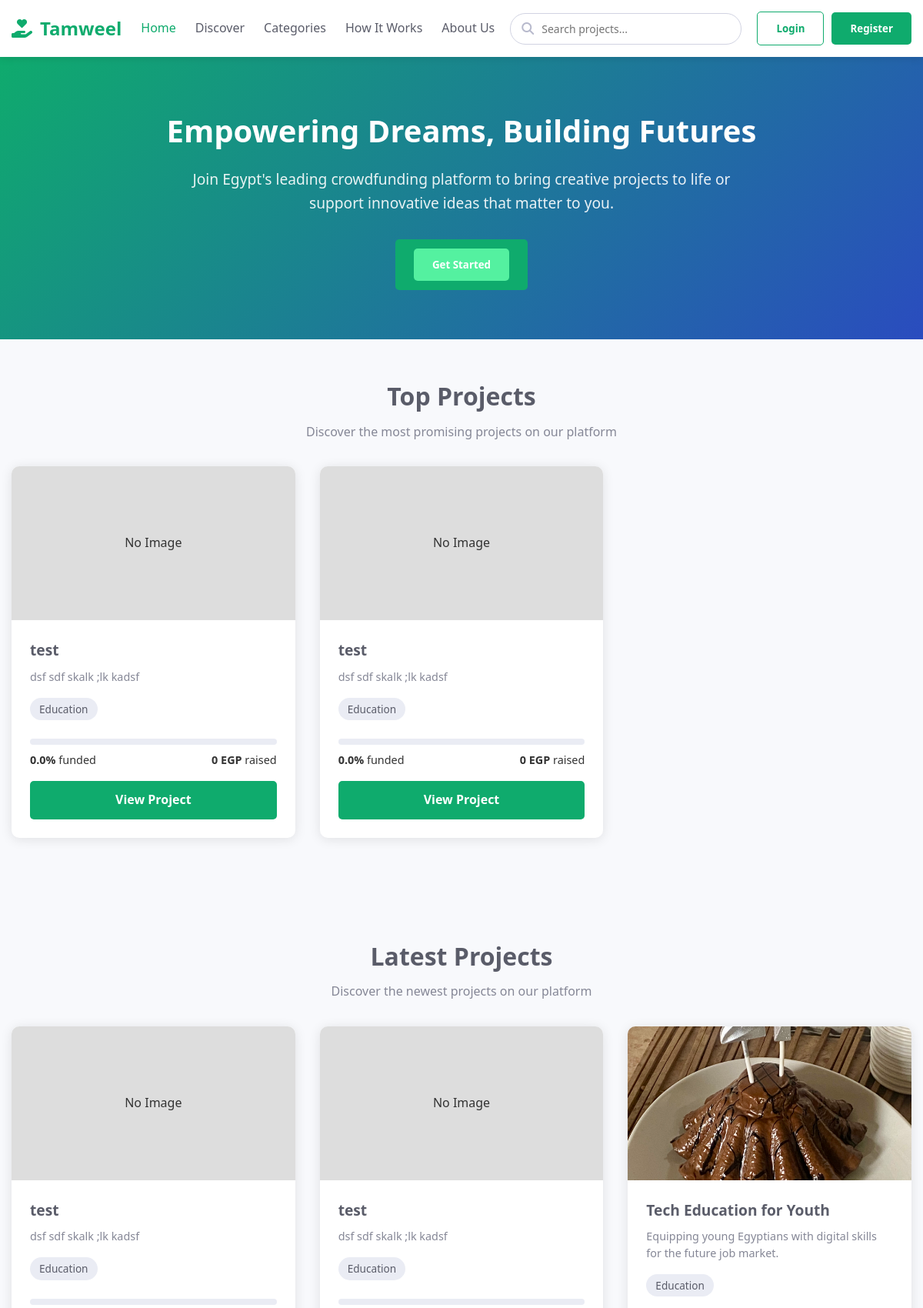
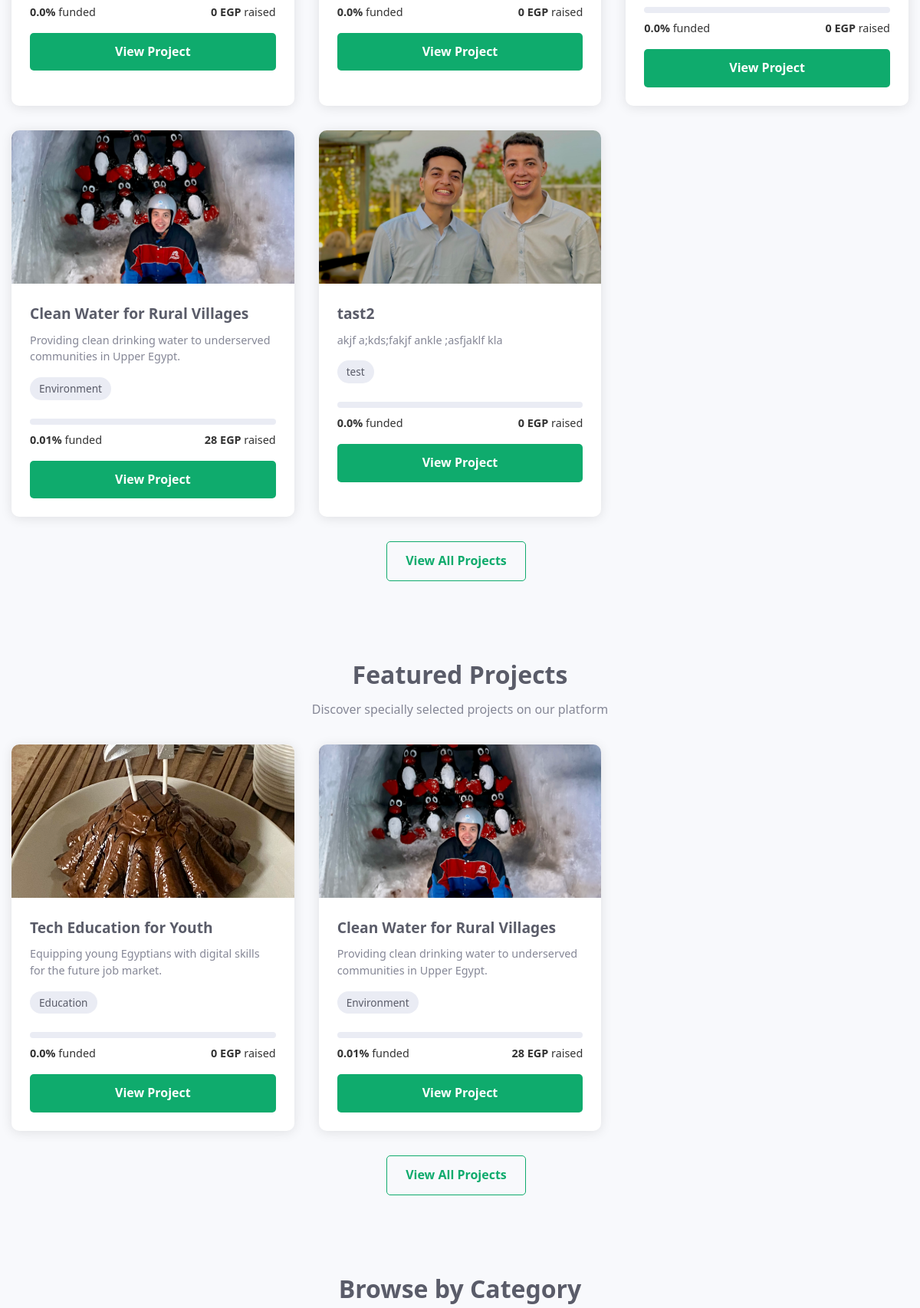
The page / (upper part) on the database its author committed (2 pictures, top to bottom).
### crowdfunding/models.py (models this page shows, shortened)
class Project(models.Model):
    creator = models.ForeignKey(User, on_delete=models.CASCADE, related_name='projects')
    title = models.CharField(max_length=255)
    details = models.TextField()
    category = models.ForeignKey(Category, on_delete=models.SET_NULL, null=True, related_name='projects')
    total_target = models.PositiveBigIntegerField()
    start_time = models.DateTimeField(default=timezone.now)
    end_time = models.DateTimeField()
    tags = models.ManyToManyField(Tag, blank=True)
    featured = models.BooleanField(default=False)
    is_canceled = models.BooleanField(default=False)
    created_at = models.DateTimeField(auto_now_add=True)
    def total_donated(self):
        return self.donations.aggregate(total=models.Sum('amount'))['total'] or 0
    def donation_percentage(self):
        if self.total_target==0: return 0
        return round(self.total_donated()*100/self.total_target,2)

class Category(models.Model):
    name = models.CharField(max_length=100, unique=True)
    slug = models.SlugField(max_length=120, unique=True, blank=True, null=True)

class ProjectImage(models.Model):
    project = models.ForeignKey(Project, on_delete=models.CASCADE, related_name='images')
    image = models.ImageField(upload_to='projects/')

### crowdfunding/views.py (the view)
# urls.py: path('', views.home, name='home'),
def home(request):
    top_rated = Project.objects.filter(is_canceled=False, end_time__gt=timezone.now())\
    .annotate(avg=Avg('ratings__value'))\
    .order_by('-avg')[:5]
    latest_projects = Project.objects.filter(is_canceled=False).order_by('-created_at')[:5]
    featured_projects = Project.objects.filter(featured=True, is_canceled=False).order_by('-created_at')[:5]
    categories = Category.objects.all()
    project_list = Project.objects.filter(is_canceled=False)
    search_filter = ProjectFilter(request.GET, queryset=project_list)
    return render(request, 'home1.html', {
        'top_rated_projects': top_rated,
        'latest_projects': latest_projects,
        'featured_projects': featured_projects,
        'categories': categories,
        'search_filter': search_filter,
        'search_results': search_filter.qs,
    })

### mycrowd/context_processors.py (called while the page is built)
def stripe_public_key(request):
    return {'STRIPE_PUBLIC_KEY': getattr(settings, 'STRIPE_PUBLIC_KEY', '')}

def recaptcha_site_key(request):
    return {'RECAPTCHA_SITE_KEY': getattr(settings, 'GOOGLE_RECAPTCHA_SITE_KEY', '')}

### templates/home1.html (shortened to what this page needs)
{% extends 'base.html' %}
{% load static %}
{% block content %}
<div class="page-content active" id="home">
    <section class="hero">
        <div class="container">
            <h1>Empowering Dreams, Building Futures</h1>
            <p>Join Egypt's leading crowdfunding platform to bring creative projects to life or support innovative ideas that matter to you.</p>
            {% if user.is_authenticated %}
                <a href="{% url 'crowdfunding:create_project' %}" class="btn btn-primary">
                    <button class="btn btn-success">Start a Project</button>
                </a>
            {% else %}
                <a href="{% url 'accounts:register' %}" class="btn btn-primary">
                    <button class="btn btn-success">Get Started</button>
                </a>
            {% endif %}
        </div>
    </section>
    <section class="section">
        <div class="container">
            <div class="section-title">
                <h2>Top Projects</h2>
                <p>Discover the most promising projects on our platform</p>
            </div>
            <div class="projects-grid">
                {% for project in top_rated_projects %}
                <div class="project-card">
                    {% if project.images.first %}
                        <div class="project-image">
                            <img src="{{ project.images.first.image.url }}" alt="{{ project.title }}">
                        </div>
                    {% else %}
                        <div class="project-image" style="background:#ddd; height: 200px; display: flex; align-items: center; justify-content: center;">
                            <span>No Image</span>
                        </div>
                    {% endif %}
                    <div class="project-content">
                        <h3 class="project-title">{{ project.title }}</h3>
                        <p class="project-description">{{ project.details|truncatewords:20 }}</p>
                        <div class="project-tags">
                            <span class="tag">{{ project.category.name }}</span>
                        </div>
                        <div class="project-progress">
                        </div>
                        <div class="project-stats">
                            <span><strong>{{ project.donation_percentage }}%</strong> funded</span>
                            <span><strong>{{ project.total_donated }} EGP</strong> raised</span>
                        </div>
                        <a href="{% url 'crowdfunding:project_detail' project.pk %}" class="btn btn-primary" style="width: 100%;">View Project</a>
                    </div>
                </div>
                {% empty %}
                <div class="empty-state">
                    <p>No top-rated projects available at the moment.</p>
                </div>
                {% endfor %}
            </div>
        </div>
    </section>
    <section class="section">
        <div class="container">
            <div class="section-title">
                <h2>Latest Projects</h2>
                <p>Discover the newest projects on our platform</p>
            </div>
            <div class="projects-grid">
                {% for project in latest_projects %}
                <div class="project-card">
                    {% if project.images.first %}
                        <div class="project-image">
                            <img src="{{ project.images.first.image.url }}" alt="{{ project.title }}">
                        </div>
                    {% else %}
                        <div class="project-image" style="background:#ddd; height: 200px; display: flex; align-items: center; justify-content: center;">
                            <span>No Image</span>
                        </div>
                    {% endif %}
                    <div class="project-content">
                        <h3 class="project-title">{{ project.title }}</h3>
                        <p class="project-description">{{ project.details|truncatewords:20 }}</p>
                        <div class="project-tags">
                            <span class="tag">{{ project.category.name }}</span>
                        </div>
                        <div class="project-progress">
                        </div>
                        <div class="project-stats">
                            <span><strong>{{ project.donation_percentage }}%</strong> funded</span>
                            <span><strong>{{ project.total_donated }} EGP</strong> raised</span>
                        </div>
                        <a href="{% url 'crowdfunding:project_detail' project.pk %}" class="btn btn-primary" style="width: 100%;">View Project</a>
                    </div>
                </div>
                {% empty %}
                <div class="empty-state">
                    <p>No latest projects available at the moment.</p>
                </div>
                {% endfor %}
            </div>
            <div class="text-center mt-4">
                <a href="#" class="btn btn-outline">View All Projects</a>
            </div>
        </div>
    </section>
    <section class="section">
        <div class="container">
            <div class="section-title">
                <h2>Featured Projects</h2>
                <p>Discover specially selected projects on our platform</p>
            </div>
            <div class="projects-grid">
                {% for project in featured_projects %}
                <div class="project-card">
                    {% if project.images.first %}
                        <div class="project-image">
                            <img src="{{ project.images.first.image.url }}" alt="{{ project.title }}">
                        </div>
                    {% else %}
                        <div class="project-image" style="background:#ddd; height: 200px; display: flex; align-items: center; justify-content: center;">
                            <span>No Image</span>
                        </div>
                    {% endif %}
                    <div class="project-content">
                        <h3 class="project-title">{{ project.title }}</h3>
                        <p class="project-description">{{ project.details|truncatewords:20 }}</p>
                        <div class="project-tags">
                            <span class="tag">{{ project.category.name }}</span>
                        </div>
                        <div class="project-progress">
                        </div>
                        <div class="project-stats">
                            <span><strong>{{ project.donation_percentage }}%</strong> funded</span>
                            <span><strong>{{ project.total_donated }} EGP</strong> raised</span>
                        </div>
                        <a href="{% url 'crowdfunding:project_detail' project.pk %}" class="btn btn-primary" style="width: 100%;">View Project</a>
                    </div>
                </div>
                {% empty %}
                <div class="empty-state">
                    <p>No featured projects available at the moment.</p>
                </div>
                {% endfor %}
            </div>
            <div class="text-center mt-4">
                <a href="#" class="btn btn-outline">View All Projects</a>
            </div>
        </div>
    </section>
    <section class="section">
        <div class="container">
            <div class="section-title">
                <h2>Browse by Category</h2>
            </div>
        </div>
    </section>
</div>
{% endblock %}

### static/Styles/home.css (style rules this page uses)
:root { --primary: #0fab6d; --secondary: #2d6cff; --success: #54f1a0; --info: #0f622f; --warning: #f6c23e; --danger: #e74a3b; --light: #f8f9fc; --dark: #5a5c69; --gray: #858796; }
* { margin: 0; padding: 0; box-sizing: border-box; font-family: 'Segoe UI', Tahoma, Geneva, Verdana, sans-serif; }
body { background-color: #f8f9fc; color: #333; line-height: 1.6; }
.container { width: 100%; max-width: 1200px; margin: 0 auto; padding: 0 15px; }
.btn { padding: 8px 20px; border-radius: 4px; text-decoration: none; font-weight: 500; transition: all 0.3s; border: none; cursor: pointer; }
.btn-outline { border: 1px solid var(--primary); color: var(--primary); background: transparent; margin-right: 10px; }
.btn-primary { background-color: var(--primary); color: white; }
.btn-success { background-color: var(--success); color: white; }
.hero { background: linear-gradient(135deg, var(--primary) 0%, var(--secondary) 100%); color: white; padding: 80px 0; text-align: center; }
.hero h1 { font-size: 2.5rem; margin-bottom: 20px; }
.hero p { font-size: 1.2rem; max-width: 700px; margin: 0 auto 30px; }
.section { padding: 60px 0; }
.section-title { text-align: center; margin-bottom: 40px; }
.section-title h2 { font-size: 2rem; color: var(--dark); margin-bottom: 15px; }
.section-title p { color: var(--gray); max-width: 700px; margin: 0 auto; }
.projects-grid { display: grid; grid-template-columns: repeat(auto-fill, minmax(300px, 1fr)); gap: 25px; }
.project-card { background: white; border-radius: 8px; overflow: hidden; box-shadow: 0 4px 15px rgba(0, 0, 0, 0.1); transition: transform 0.3s; }
.project-image { height: 200px; overflow: hidden; }
.project-image img { width: 100%; height: 100%; object-fit: cover; transition: transform 0.5s; }
.project-content { padding: 20px; }
.project-title { font-size: 1.2rem; margin-bottom: 10px; color: var(--dark); }
.project-description { color: var(--gray); margin-bottom: 15px; font-size: 0.9rem; }
.project-progress { height: 8px; background-color: #e9ecef; border-radius: 4px; margin-bottom: 15px; overflow: hidden; }
.project-stats { display: flex; justify-content: space-between; margin-bottom: 15px; font-size: 0.9rem; }
.project-tags { display: flex; flex-wrap: wrap; margin-bottom: 15px; }
.tag { background-color: #eaecf4; color: var(--dark); padding: 4px 10px; border-radius: 20px; font-size: 0.8rem; margin-right: 8px; margin-bottom: 8px; }
.page-content { display: none; }
.page-content.active { display: block; }
.text-center { text-align: center; }
.mt-4 { margin-top: 1.5rem; }

### templates/home1.html (style rules this page uses)
.hero { background: linear-gradient(135deg, var(--primary) 0%, #2a4cbf 100%); color: white; padding: 4rem 0; text-align: center; }
.hero h1 { font-size: 2.5rem; margin-bottom: 1rem; font-weight: 700; }
.hero p { font-size: 1.2rem; margin-bottom: 2rem; opacity: 0.9; }
.section { padding: 3rem 0; }
.section-title { text-align: center; margin-bottom: 2rem; }
.section-title h2 { font-size: 2rem; color: var(--dark); margin-bottom: 0.5rem; }
.section-title p { color: var(--gray); }
.projects-grid { display: grid; grid-template-columns: repeat(auto-fill, minmax(300px, 1fr)); gap: 2rem; margin-bottom: 2rem; }
.project-card { background: white; border-radius: 10px; overflow: hidden; box-shadow: 0 2px 15px rgba(0,0,0,0.1); transition: transform 0.3s; }
.project-image { height: 200px; overflow: hidden; }
.project-image img { width: 100%; height: 100%; object-fit: cover; }
.project-content { padding: 1.5rem; }
.project-title { font-size: 1.2rem; font-weight: 700; margin-bottom: 0.5rem; color: var(--dark); }
.project-description { color: var(--gray); margin-bottom: 1rem; line-height: 1.5; }
.project-tags { margin-bottom: 1rem; }
.tag { display: inline-block; background: #eaecf4; color: var(--dark); padding: 0.25rem 0.75rem; border-radius: 20px; font-size: 0.85rem; }
.project-progress { height: 8px; background: #eaecf4; border-radius: 4px; margin-bottom: 0.5rem; }
.project-stats { display: flex; justify-content: space-between; margin-bottom: 1rem; font-size: 0.9rem; }
.btn { display: inline-block; padding: 0.75rem 1.5rem; border-radius: 5px; text-decoration: none; font-weight: 600; cursor: pointer; border: none; transition: all 0.3s; text-align: center; }
.btn-primary { background: var(--primary); color: white; }
.btn-success { background: var(--success); color: white; }
.btn-outline { background: transparent; color: var(--primary); border: 1px solid var(--primary); }

### rows shown on the page
Project: shows "No Image", title "test", details "dsf sdf skalk ;lk kadsf", category.name "Education", donation_percentage "0.0", total_donated "0"
Project: shows "No Image", title "test", details "dsf sdf skalk ;lk kadsf", category.name "Education", donation_percentage "0.0", total_donated "0"
Project: images.first.image (picture), title "Tech Education for Youth", details "Equipping young Egyptians with digital skills for the future job market.", category.name "Education", donation_percentage "0.0", total_donated "0"
Project: images.first.image (picture), title "Clean Water for Rural Villages", details "Providing clean drinking water to underserved communities in Upper Egypt.", category.name "Environment", donation_percentage "0.01", total_donated "28"
Project: images.first.image (picture), title "tast2", details "akjf a;kds;fakjf ankle ;asfjaklf kla", category.name "test", donation_percentage "0.0", total_donated "0"
